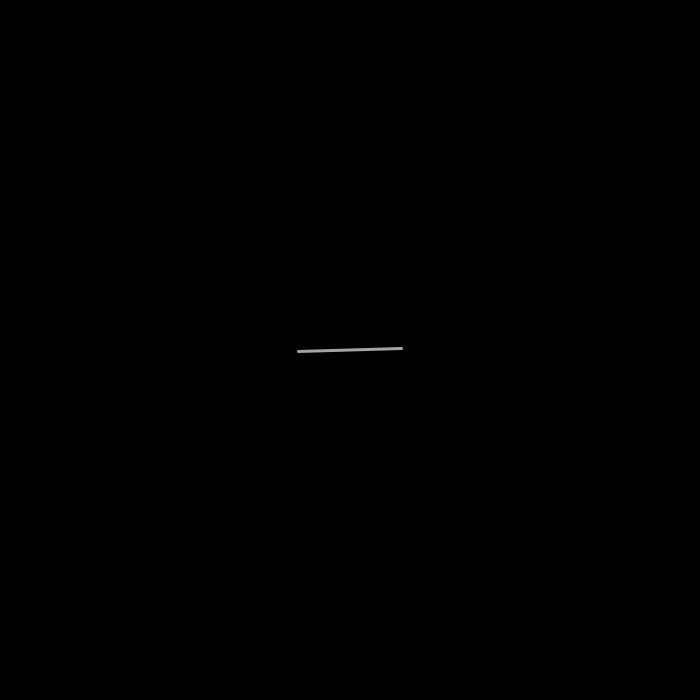
Frame 1 (no input)
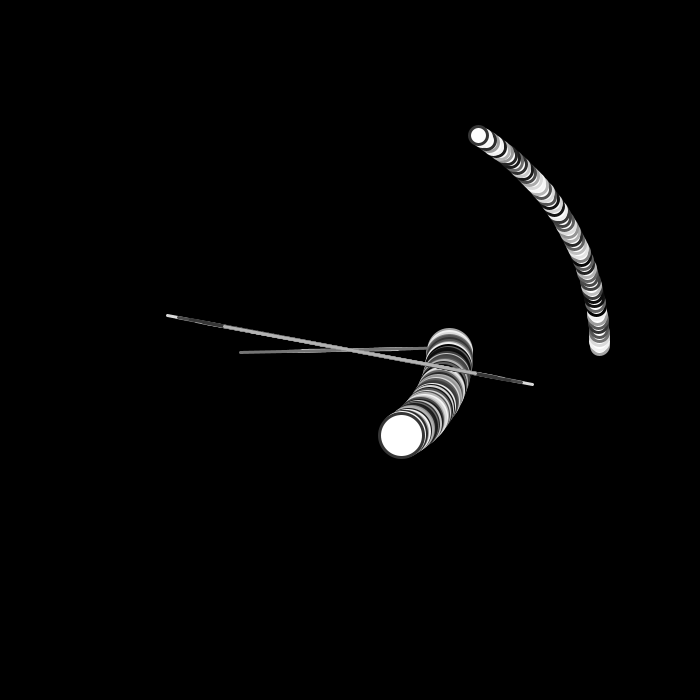
Frame 60 (the mouse pressed at the canvas centre just before this capture)
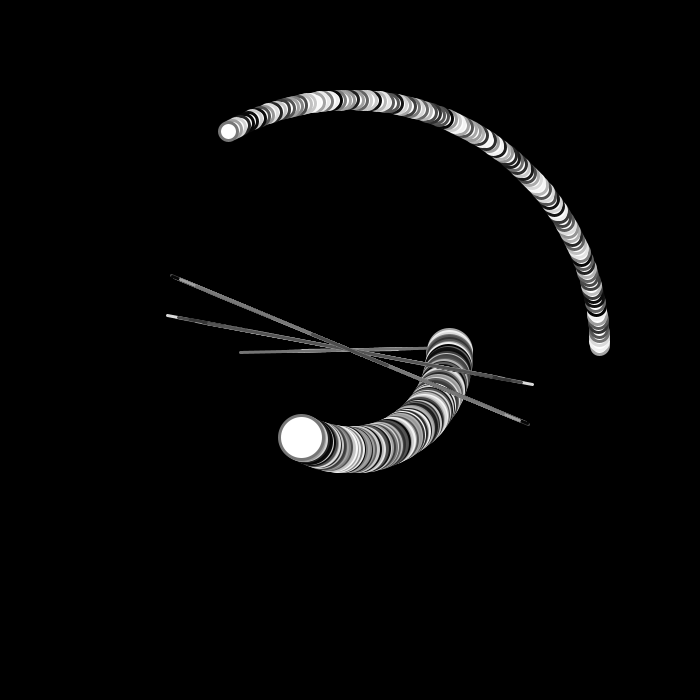
Frame 120 (the mouse held since frame 60 and released just before this capture)

The Processing sketch that drew these frames (run headless with seeded random() and noise(); from frame 60 on, the mouse is pressed at the canvas centre):

// Processing sketch: processing_106121
// ── processing_106121.pde

int theta;
float second;
float minute;
float hour;

void setup() {
  size(700, 700);
  background(0);
  rectMode(CENTER);
  theta = 0;

  colorMode(HSB, 255);
}

void draw() {

  drawCircles();
  second = map(second(), 0, 59, 0, width);
   minute= map(minute(), 0, 59, 0, width);
  hour= map(minute(), 0, 24, 0, width);
  pushMatrix();
  translate(width/2, height/2);
  rotate(radians(second));
  stroke(random(255));
  strokeWeight(3);
  fill(255);
  float lineLength = random(200);
  
  line(0, lineLength, 0, -lineLength);
  popMatrix();
theta++;
    

}
void drawCircles() {
//  float x1 = cos(radians(theta));
//  float y1 = sin (radians(theta));
  float x2 = cos(radians(theta));
  float y2 = sin (radians(theta));
//  ellipse(width/2+150*x1, height/2+150*y1, second/7, second/7);
  //you can multiply x by a number and it increases the distance between middle pont and where circles is being drawn
  //height is origin, think that you add, 150 is how far away from origin
  ellipse(width/2+100*x2, height/2+100*y2, hour/2, hour/2);
    float x3 = cos(radians(-theta));
  float y3 = sin (radians(-theta));
  ellipse(width/2+250*x3, height/2+250*y3, minute/2, minute/2);
  
}
